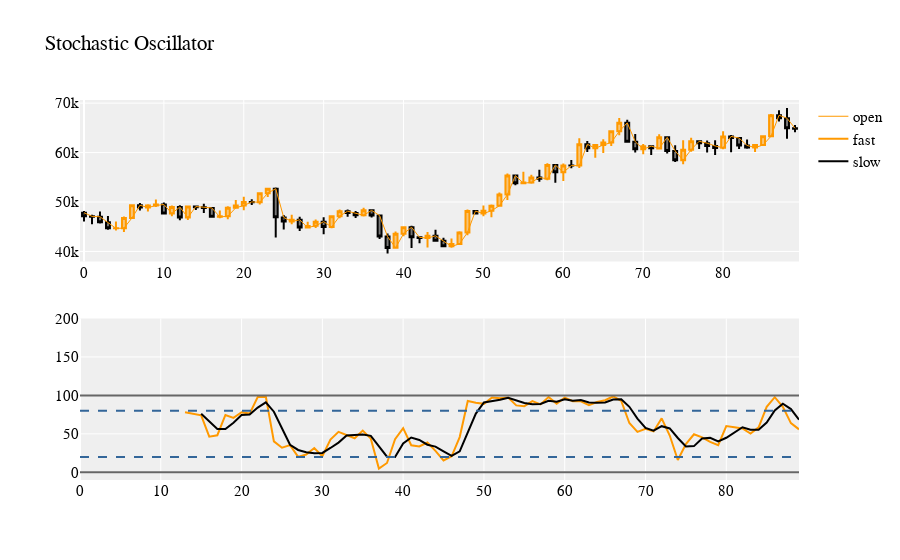

Notebook cell for this chart:
### Markdown cell above
### Creating SKDJ Chart

### Code cell
import plotly.graph_objects as go
from plotly.subplots import make_subplots

# Create primary chart
fig = make_subplots(rows=2, cols=1)

# Create Candlestick chart with an overlaid price line
fig.append_trace(
    go.Candlestick(
        x=asset_data_df.index,
        open = asset_data_df['open'],
        high = asset_data_df['high'],
        low = asset_data_df['low'],
        close = asset_data_df['close'],
        increasing_line_color = '#ff9900',
        decreasing_line_color = 'black',
        showlegend = False
    ), row=1, col=1 
)

# price Line
fig.append_trace(
    go.Scatter(
        x = asset_data_df.index,
        y = asset_data_df['open'],
        line = dict(color='#ff9900', width=1),
        name = 'open',
    ), row=1, col=1
)

# Fast Signal (%k)
fig.append_trace(
    go.Scatter(
        x = asset_data_df.index,
        y = asset_data_df['%k'],
        line = dict(color='#ff9900', width=2),
        name = 'fast',
    ), row=2, col=1
)

# Slow Signal (%d)
fig.append_trace(
    go.Scatter(
        x = asset_data_df.index,
        y = asset_data_df['%d'],
        line = dict(color='#000000', width=2),
        name = 'slow'
    ), row=2, col=1
)

# Extend our y-axis
fig.update_yaxes(range=[-10, 200], row=2, col=1)

# Add upper/lower bounds
fig.add_hline(y=0, col=1, row=2, line_color="#666", line_width=2)
fig.add_hline(y=100, col=1, row=2, line_color="#666", line_width=2)

# Add overbought/oversold
fig.add_hline(y=20, col=1, row=2, line_color='#336699', line_width=2, line_dash='dash')
fig.add_hline(y=80, col=1, row=2, line_color='#336699', line_width=2, line_dash='dash')

# Make it pretty
layout = go.Layout(
    plot_bgcolor='#efefef',
    # Font Families
    font_family='sans serif',
    font_color='#000000',
    font_size=15,
    title = 'Stochastic Oscillator',
    xaxis=dict(
        rangeslider=dict(
            visible=False
        )
    )
)
fig.update_layout(layout)

fig.show()
